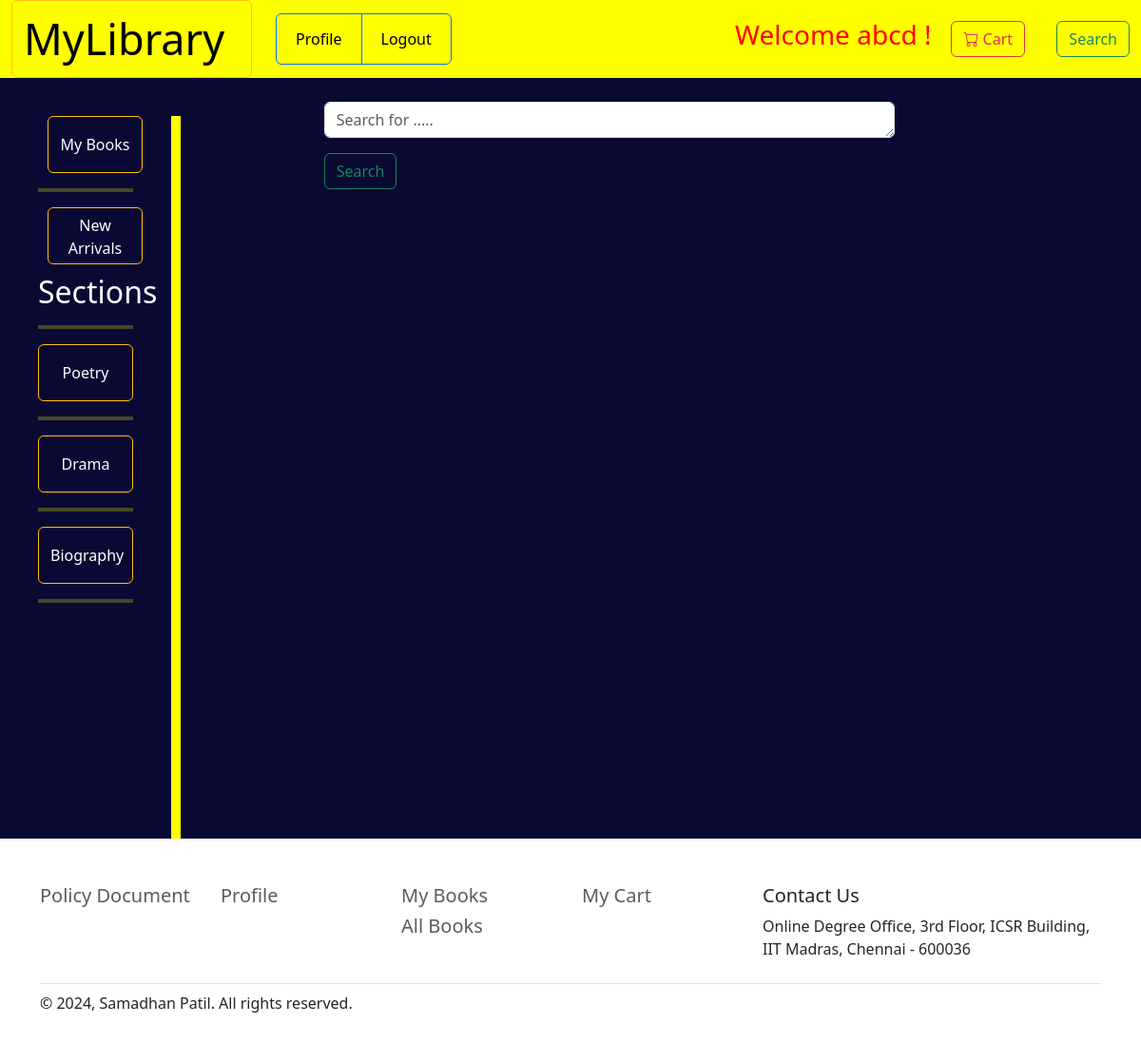
Page /search (signed in) on the committed database.
### application/model.py (models this page shows, shortened)
class User(db.Model,UserMixin):
    __tablename__=  "user"
    user_id = db.Column(db.Integer, primary_key = True, autoincrement = True)
    user_mail =  db.Column(db.String(30), nullable = False, unique = True)
    password = db.Column(db.String(80), nullable = False)
    user_name = db.Column(db.String())
    profile_img_path = db.Column(db.String(), default ="static\Images\dummy.jpg")
    role = db.Column(db.String(128), default='user', nullable=False)

class Section(db.Model):
    __tablename__=  "section"
    section_id = db.Column(db.Integer, primary_key=True)
    section_name = db.Column(db.String(150), nullable=False, unique = True)
    books = db.relationship('Book', backref = "belongsto", cascade = "all, delete" )
    orders = db.relationship('Cart', backref = "belongs", cascade = "all, delete" )

### application/controllers.py (the view, shortened to what this page needs)
@app.route("/search", methods=["GET","POST"])
@login_required
def search():
    if request.method == "GET":
        sections = Section.query.all()
        if current_user.role == 'admin':
            return render_template("admin/search.html", sections = sections)
        else:
            return render_template("user/search1.html", sections = sections)

### application/controllers.py (called while the page is built)
@login_manager.user_loader
def load_user(id):
    return User.query.get(id)

### templates/user/search1.html (shortened to what this page needs)
{% extends 'user/userbase.html' %}
{% block content %}
<!DOCTYPE html>
<html lang="en">
<head>
</head>
<body>
  <div class="main" style="margin-top: 25px;">
    <div class="container text-center">
        <div class="row">
          <div class="col-2">
          </div>
          <div class="col-8">
            <form class="row g-3" method="post">
                <div class="col-auto">
                    <textarea type="text" class="form-control" id="inputPassword2" name="search_for"
                        rows="1" placeholder="Search for ....." style="width:600px;"></textarea>
                </div>
                <div class="col-auto">
                    <button type="submit" class="btn btn-outline-success">Search</button>
                </div>
            </form>
            <br><br>
          </div>
          <div class="col-2">
          </div>
        </div>
      </div>
</div>
{% endblock %}

### templates/user/userbase.html (shortened to what this page needs)
<!DOCTYPE html>
<html>
<head>
    <link rel="stylesheet" href="https://cdnjs.cloudflare.com/ajax/libs/font-awesome/4.7.0/css/font-awesome.min.css">
    <link rel="stylesheet" href="https://cdn.jsdelivr.net/npm/bootstrap-icons@1.5.0/font/bootstrap-icons.css" />
    <link href="https://cdn.jsdelivr.net/npm/bootstrap@5.3.0-alpha1/dist/css/bootstrap.min.css" rel="stylesheet"
>
</head>
<body>
    <nav class="navbar navbar-expand-lg bg-body-tertiary" style="margin: 0;padding: 0;">
        <div class="container-fluid">
        <button type="button" class="btn btn-outline-warning"><a class="navbar-brand" style="font-size: 45px;text-align: center;" href="/">MyLibrary</a></button>
          <div class="collapse navbar-collapse" id="navbarSupportedContent">
            <ul class="navbar-nav me-auto mb-2 mb-lg-0">
              {% if current_user.is_authenticated %}
              <div class="btn-group" role="group" aria-label="Basic outlined example">
                <button type="button" class="btn btn-outline-primary"><a class="nav-link active" aria-current="page" href="/profile">Profile</a></button>
                <button type="button" class="btn btn-outline-primary"><a class="nav-link active" aria-current="page" href="/logout">Logout</a></button>
              </div>
              {% endif %}
            </ul>
            <h3><div style="color: red;">Welcome {{current_user.user_name}} !</div></h3>
            <div class="btn-group" role="group" aria-label="Basic outlined example">
                <button type="button" class="btn btn-outline-danger"><a class="nav-link active" aria-current="page" href="{{url_for("cart")}}">
                    <i class="bi bi-cart"></i>&nbsp;Cart</a></button>
            </div>
              <a href='/search'> <button class="btn btn-outline-success" type="submit">Search</button></a>
          </div>
        </div>
      </nav>
      <div style="margin: 0;padding: 0; ">
      <section class="d-flex justify-content align-items-top h-80 min-vh-100" style="background-color: rgb(9, 9, 51);">
        <div class="col-lg-1" style=" margin: 40px;" >
          <button type="button" class="btn btn-outline-warning" style="height: 60px; width: 100px;margin-left: 10px; "><a href='/userbook' style="text-decoration: none; color: white;">My Books</a></button>
          <hr style="border: 2px solid yellow;">
          <button type="button" class="btn btn-outline-warning" style="height: 60px; width: 100px;margin-left: 10px; "><a href='/new_arrivals' style="text-decoration: none; color: white;">New Arrivals</a></button>
          <h2 class="card-title" style="color: white; text-align: center; padding-top: 10px;">Sections</h2>
          <hr style="border: 2px solid yellow;">
          <div style="color: white; text-align: center;">
          {% for section in sections %}
          <button type="button" class="btn btn-outline-warning" style="height: 60px; width: 100px;"><a style="text-decoration: none; color: white; " href={{ url_for('section_books', section_id = section.section_id)}}>{{section.section_name}} </a></button>
          <hr style="border: 2px solid yellow;">
          {% endfor %}
        </div>
        </div>
        <div class="col-lg-1" style=" margin-top: 40px; width: 20px;">
          <div class="vl"></div>
        </div>
        {% block content %}
        {% endblock %}
      </section>
     </div>
     <div class="container">
        <footer class="py-5">
          <div class="row">
            <div class="col-2">
              <h5><div class="nav-item mb-2"><a href="/policy" class="nav-link p-0 text-muted">Policy Document</a></div></h5>
            </div>
            <div class="col-2">
              <h5><div class="nav-item mb-2"><a href="/profile" class="nav-link p-0 text-muted">Profile</a></div></h5>
            </div>
            <div class="col-2">
              <h5><div class="nav-item mb-2"><a href="/userbook" class="nav-link p-0 text-muted">My Books</a></div></h5>
              <h5><div class="nav-item mb-2"><a href="/" class="nav-link p-0 text-muted">All Books</a></div></h5>
            </div>
            <div class="col-2">
              <h5><div class="nav-item mb-2"><a href="/cart" class="nav-link p-0 text-muted">My Cart</a></div></h5>
            </div>
            <div class="col-4 ">
                <h5>Contact Us</h5>
                <p>Online Degree Office, 3rd Floor, ICSR Building, IIT Madras, Chennai - 600036</p>
            </div>
          </div>
          <div class="d-flex justify-content-between py-2 my-2 border-top">
            <p>© 2024, Samadhan Patil. All rights reserved.</p>
          </div>
        </footer>
      </div>
</body>
</html>

### templates/user/userbase.html (style rules this page uses)
.container-fluid { background-color:yellow; }
.vl { border-left: 10px solid yellow; height: 100%; position: relative; }

### rows in the picture
User: user_name "abcd"
Section: section_name "Poetry"
Section: section_name "Drama"
Section: section_name "Biography"
